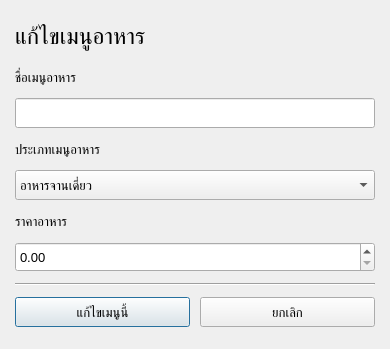
<?xml version="1.0" encoding="UTF-8"?>
<ui version="4.0">
 <class>Dialog</class>
 <widget class="QDialog" name="Dialog">
  <property name="geometry">
   <rect>
    <x>0</x>
    <y>0</y>
    <width>390</width>
    <height>349</height>
   </rect>
  </property>
  <property name="minimumSize">
   <size>
    <width>390</width>
    <height>342</height>
   </size>
  </property>
  <property name="maximumSize">
   <size>
    <width>390</width>
    <height>400</height>
   </size>
  </property>
  <property name="windowTitle">
   <string>EditMenu</string>
  </property>
  <layout class="QVBoxLayout" name="verticalLayout">
   <property name="spacing">
    <number>10</number>
   </property>
   <property name="leftMargin">
    <number>15</number>
   </property>
   <property name="topMargin">
    <number>15</number>
   </property>
   <property name="rightMargin">
    <number>15</number>
   </property>
   <property name="bottomMargin">
    <number>15</number>
   </property>
   <item>
    <widget class="QLabel" name="label">
     <property name="minimumSize">
      <size>
       <width>0</width>
       <height>30</height>
      </size>
     </property>
     <property name="maximumSize">
      <size>
       <width>16777215</width>
       <height>40</height>
      </size>
     </property>
     <property name="font">
      <font>
       <pointsize>17</pointsize>
      </font>
     </property>
     <property name="text">
      <string>แก้ไขเมนูอาหาร</string>
     </property>
    </widget>
   </item>
   <item>
    <widget class="QLabel" name="label_2">
     <property name="minimumSize">
      <size>
       <width>0</width>
       <height>20</height>
      </size>
     </property>
     <property name="maximumSize">
      <size>
       <width>16777215</width>
       <height>20</height>
      </size>
     </property>
     <property name="font">
      <font>
       <pointsize>10</pointsize>
      </font>
     </property>
     <property name="text">
      <string>ชื่อเมนูอาหาร</string>
     </property>
    </widget>
   </item>
   <item>
    <widget class="QLineEdit" name="menu_name_lineedit">
     <property name="minimumSize">
      <size>
       <width>0</width>
       <height>30</height>
      </size>
     </property>
     <property name="maximumSize">
      <size>
       <width>16777215</width>
       <height>30</height>
      </size>
     </property>
     <property name="font">
      <font>
       <pointsize>10</pointsize>
      </font>
     </property>
     <property name="text">
      <string/>
     </property>
    </widget>
   </item>
   <item>
    <widget class="QLabel" name="label_3">
     <property name="minimumSize">
      <size>
       <width>0</width>
       <height>20</height>
      </size>
     </property>
     <property name="maximumSize">
      <size>
       <width>16777215</width>
       <height>20</height>
      </size>
     </property>
     <property name="font">
      <font>
       <pointsize>10</pointsize>
      </font>
     </property>
     <property name="text">
      <string>ประเภทเมนูอาหาร</string>
     </property>
    </widget>
   </item>
   <item>
    <widget class="QComboBox" name="menu_type_comboBox">
     <property name="minimumSize">
      <size>
       <width>0</width>
       <height>30</height>
      </size>
     </property>
     <property name="maximumSize">
      <size>
       <width>16777215</width>
       <height>30</height>
      </size>
     </property>
     <property name="font">
      <font>
       <pointsize>10</pointsize>
      </font>
     </property>
     <item>
      <property name="text">
       <string>อาหารจานเดี่ยว</string>
      </property>
     </item>
     <item>
      <property name="text">
       <string>บุฟเฟ่</string>
      </property>
     </item>
     <item>
      <property name="text">
       <string>เครื่องดื่ม</string>
      </property>
     </item>
    </widget>
   </item>
   <item>
    <widget class="QLabel" name="label_4">
     <property name="minimumSize">
      <size>
       <width>0</width>
       <height>20</height>
      </size>
     </property>
     <property name="maximumSize">
      <size>
       <width>16777215</width>
       <height>20</height>
      </size>
     </property>
     <property name="font">
      <font>
       <pointsize>10</pointsize>
      </font>
     </property>
     <property name="text">
      <string>ราคาอาหาร</string>
     </property>
    </widget>
   </item>
   <item>
    <widget class="QDoubleSpinBox" name="price_spinbox">
     <property name="minimumSize">
      <size>
       <width>0</width>
       <height>30</height>
      </size>
     </property>
     <property name="maximumSize">
      <size>
       <width>16777215</width>
       <height>30</height>
      </size>
     </property>
     <property name="font">
      <font>
       <pointsize>10</pointsize>
      </font>
     </property>
     <property name="locale">
      <locale language="English" country="UnitedStates"/>
     </property>
     <property name="maximum">
      <double>9999.989999999999782</double>
     </property>
    </widget>
   </item>
   <item>
    <widget class="Line" name="line">
     <property name="orientation">
      <enum>Qt::Horizontal</enum>
     </property>
    </widget>
   </item>
   <item>
    <layout class="QHBoxLayout" name="_2">
     <item>
      <widget class="QPushButton" name="ok_button">
       <property name="minimumSize">
        <size>
         <width>0</width>
         <height>30</height>
        </size>
       </property>
       <property name="font">
        <font>
         <pointsize>10</pointsize>
        </font>
       </property>
       <property name="text">
        <string>แก้ไขเมนูนี้</string>
       </property>
      </widget>
     </item>
     <item>
      <widget class="QPushButton" name="cancel_button">
       <property name="minimumSize">
        <size>
         <width>0</width>
         <height>30</height>
        </size>
       </property>
       <property name="font">
        <font>
         <pointsize>10</pointsize>
        </font>
       </property>
       <property name="text">
        <string>ยกเลิก</string>
       </property>
      </widget>
     </item>
    </layout>
   </item>
  </layout>
 </widget>
 <resources/>
 <connections/>
</ui>
